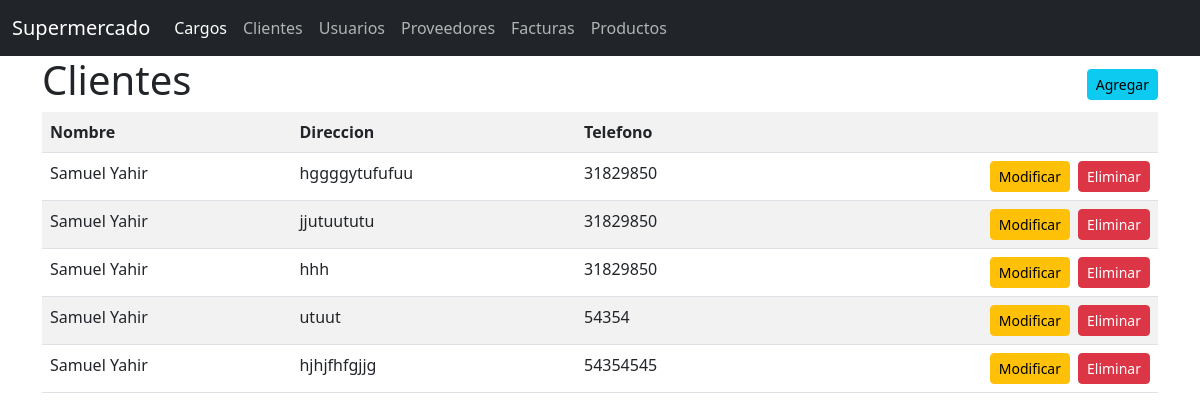
Page /general/clientes/ on the committed database.
### General/models.py (models this page shows, shortened)
class Cliente(models.Model):
    uuid =  models.UUIDField(primary_key=True, unique=True, default=uuid4)
    person =  models.ForeignKey(Persona, on_delete=models.CASCADE)
    address = models.CharField(max_length=255)
    phone = models.CharField(max_length=8)
    status =  models.BooleanField(default=True)
    createdAt = models.DateTimeField(auto_now_add=True)
    updatedAt = models.DateTimeField(auto_now=True)

class Persona(models.Model):
    uuid =  models.UUIDField(primary_key=True, unique=True, default=uuid4)
    dni = models.CharField(max_length=13, unique=True)
    firstname =  models.CharField(max_length=50)
    lastname =  models.CharField(max_length=50)
    bornday =  models.DateField()
    status =  models.BooleanField(default=True)
    createdAt = models.DateTimeField(auto_now_add=True)
    updatedAt = models.DateTimeField(auto_now=True)
    def __str__(self):
        return f"{self.firstname}"

### General/views.py (the view)
# urls.py: path('clientes/', ObtenerClientes.as_view(), name='listar_clientes'),
class ObtenerClientes(View):
    def get(self, request):
        clientes = Cliente.objects.all()
        return render(request, 'clientes/listar_clientes.html',{'clientes':clientes})

### General/templates/clientes/listar_clientes.html
{% extends 'base.html' %}
{% block body %}
<div class="d-flex justify-content-between align-items-center">
<h1>Clientes</h1>
<a class="btn btn-info btn-sm  " href="{% url 'agregar_cliente' %}">Agregar</a>
</div>
<table class="table table-striped">
    <tr>
        <th>Nombre</th>
        <th>Direccion</th>
        <th>Telefono</th>
        <th></th>
    </tr>
    {% for cliente in clientes %}
    <tr>
        <td>{{cliente.person}}</td>
        <td>{{cliente.address}}</td>
        <td>{{cliente.phone}}</td>
        <td>
            <div class="gap-2 d-flex justify-content-end ">
                <a href="{% url 'actualizar_clientes' cliente.uuid  %}" class="btn btn-warning btn-sm">Modificar</a>
                <a href="#" class="btn btn-danger btn-sm">Eliminar</a>
            </div>
        </td>
    </tr>
    {% endfor %}
</table>
{% endblock %}

### rows in the picture
Cliente: person "Samuel Yahir", address "hggggytufufuu", phone "31829850"
Cliente: person "Samuel Yahir", address "jjutuututu", phone "31829850"
Cliente: person "Samuel Yahir", address "hhh", phone "31829850"
Cliente: person "Samuel Yahir", address "utuut", phone "54354"
Cliente: person "Samuel Yahir", address "hjhjfhfgjjg", phone "54354545"
